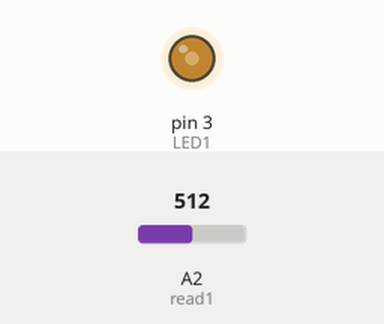
Recording of a sketch running on a simulated Arduino Uno, built with avr-gcc and run on an emulated ATmega328P. Parts: output pins drawn as LEDs (lit = HIGH). Inputs (shaded band) come from the test bench; at power-on: A2 (read1) = 512.

Above: at 1.2 s.
1.3 s: A2 (read1) set to 0
At 2.5 s:
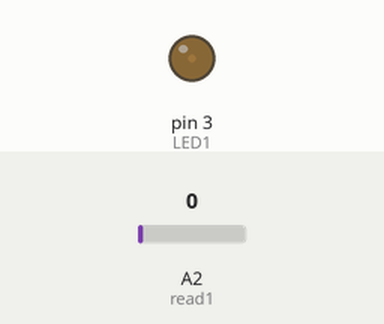
2.8 s: A2 (read1) set to 1023
At 4.0 s:
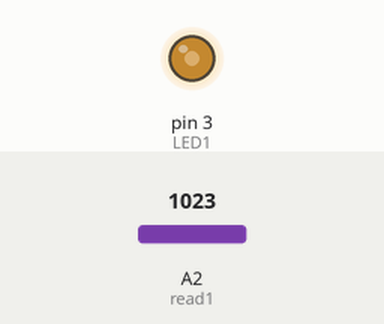
Timing chart, 0 to 11.8 s (numbered marks = the images above; inputs shaded):
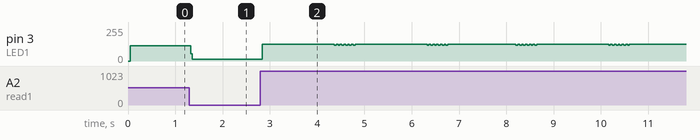

The sketch:

Dimming.ino
```cpp
int micro = 0;
int read1 = 2;
int LED1 = 3;

void setup(){
  pinMode (LED1, OUTPUT);
}

void loop(){
  Dimming();
}

void Dimming(){
  micro = analogRead(read1);
  delayMicroseconds(micro);
  digitalWrite (LED1,HIGH);

  delayMicroseconds(micro);
  digitalWrite(LED1,LOW);
}
```

Measured:
- after the input at 1.3 s, pin 3 (LED1): 116/255 → 12/255 at once
- after the input at 2.8 s, pin 3 (LED1): 12/255 → 124/255 at once, then repeats every 2.0 s: 5 × (118/255 0.04 s, 124/255 0.04 s), 118/255 0.04 s, 124/255 1.5 s
